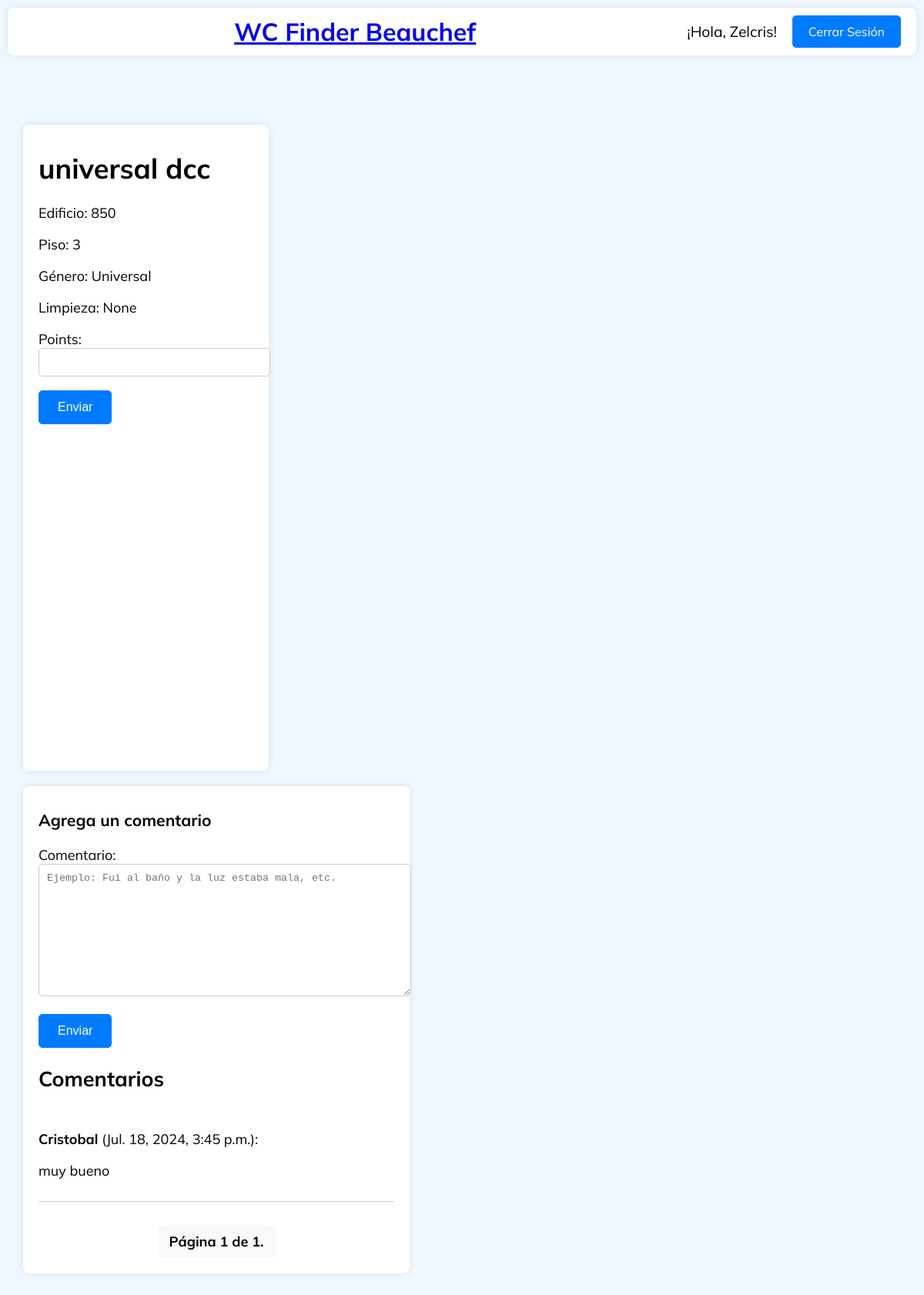
/bathroom2/3/ (signed in), run on the app's committed database.
### todoapp/models.py (models this page shows, shortened)
class User(AbstractUser):
  pronombres = [('La','La'),('El','El'), ('Le','Le'),('Otro','Otro')]
  pronombre = models.CharField(max_length=5,choices=pronombres)
  apodo = models.CharField(max_length=30)

class Bathroom(models.Model):
    GENDER_CHOICES = [
        ('mujer', 'Mujer'),
        ('hombre', 'Hombre'),
        ('universal', 'Universal'),
    ]
    BUILDS_CHOICES = [
        ('850', '850'),
        ('851', '851'),
    ]
    FLOOR_CHOICES = [
        ('-3', '-3'),
        ('-2', '-2'),
        ('-1', '-1'),
        ('1', '1'),
        ('2', '2'),
        ('3', '3'),
        ('4', '4'),
        ('5', '5'),
        ('6', '6'),
        ('7', '7'),
    ]
    name = models.CharField(max_length=100)
    building = models.CharField(max_length=3, choices=BUILDS_CHOICES)
    floor = models.CharField(max_length=2,choices=FLOOR_CHOICES)
    gender = models.CharField(max_length=10, choices=GENDER_CHOICES)
    description = models.CharField(max_length=300)
    image = models.ImageField(upload_to='bathroom_images/', blank=True, null=True)
    publicar = models.BooleanField(default=False)
    latitude = models.FloatField(null=True, blank=True)
    longitude = models.FloatField(null=True, blank=True)
    def average_cleaning_points(self):
        average = self.cleaning_reviews.aggregate(Avg('points'))['points__avg']
        return average

class Comment(models.Model):
    bathroom = models.ForeignKey(Bathroom, on_delete=models.CASCADE, related_name='comments')
    user = models.ForeignKey(User, on_delete=models.CASCADE)
    content = models.TextField()
    created_at = models.DateTimeField(auto_now_add=True)

### todoapp/views.py (the view)
# urls.py: path('bathroom2/<int:id>/', views.bathroom_detail2, name='bathroom_detail2'),
def bathroom_detail2(request, id):
    bathroom = Bathroom.objects.get(id=id)
    comments = bathroom.comments.all().order_by('-created_at')
    paginator = Paginator(comments, 5)  # 5 comentarios por página
    page_number = request.GET.get('page')
    page_obj = paginator.get_page(page_number)
    if request.method == 'POST':
        if request.user.is_authenticated:
            if "submit_comment" in request.POST:
                form = CommentForm(request.POST)
                if form.is_valid():
                    comment = form.save(commit=False)
                    comment.bathroom = bathroom
                    comment.user = request.user
                    comment.save()
                    messages.success(request, 'Comentario agregado correctamente.')
                    return redirect('bathroom_detail', id=bathroom.id)
            elif "submit_review" in request.POST:
                reviewForm= CleaningForm(request.POST)
                if reviewForm.is_valid():
                    review= reviewForm.save(commit=False)
                    review.bathroom= bathroom
                    review.user= request.user
                    review.save()
                    messages.success(request, 'Puntuación agregada correctamente.')
                    return redirect('bathroom_detail', id=bathroom.id)
            else:
                return redirect('bathroom_detail', id=bathroom.id)
        else:
            messages.error(request, 'Debes estar registrado para poder comentar.')
            return redirect('login')
    else:
        form = CommentForm()
        reviewForm = CleaningForm()
    m = folium.Map(location=[bathroom.latitude or -33.45767, bathroom.longitude or -70.66237], zoom_start=50, zoom_snap=0.5)
    if bathroom.latitude and bathroom.longitude:
        folium.Marker(
            [bathroom.latitude, bathroom.longitude],
            popup=f"{bathroom.building}, Piso {bathroom.floor}, {bathroom.gender}",
            icon=folium.Icon(color='blue', icon='restroom', prefix='fa')
        ).add_to(m)
    map_html = m._repr_html_()
    context = {
        'bathroom': bathroom,
        'map_html': map_html,
        'page_obj': page_obj,
        'form': form,
        'reviewForm': reviewForm
    }
    return render(request, 'todoapp/bathroom_detail2.html', context)

### todoapp/forms.py
class CommentForm(forms.ModelForm):
    class Meta:
        model = Comment
        fields = ['content']
        labels = {
            'content': 'Comentario',
        }
        widgets = {
            'content': forms.Textarea(attrs={'class': 'form-control', 'placeholder': 'Ejemplo: Fui al baño y la luz estaba mala, etc.'}),
        }

class CleaningForm(forms.ModelForm):
    class Meta:
        model = Cleaning
        fields = ['points']
        label ={
            'points':'puntos'
        }
        widgets = {'content': forms.NumberInput(attrs={
            'class': 'form-control',
            'min': 1,
            'max': 10
        })}

### todoapp/templates/todoapp/bathroom_detail2.html (shortened to what this page needs)
{% extends 'todoapp/navbar.html' %}
{% block extra_css %}
{% load static %}
    <link rel="stylesheet" type="text/css" href="{% static 'css/detail.css' %}">
{% endblock %}
{% block content %}
    <div class="window-container">
        <div class="details-map">
            <div class="details">
                <h1>{{ bathroom.name }}</h1>
                <p>Edificio: {{ bathroom.building }}</p>
                <p>Piso: {{ bathroom.floor }}</p>
                <p>Género: {{ bathroom.get_gender_display }}</p>
                <p>Limpieza: {{ bathroom.average_cleaning_points}}</p>
                {% if user.is_authenticated %}
                    <form method="post">
                        {{ reviewForm.as_p }}
                        <button type="submit" name="submit_review" class="submit-btn">Enviar</button>
                    </form>
                {% endif %}
            </div>
            <div id="map">
            </div>
        </div>
    </div>
    <div class="window-container">
        <div class="comments-section">
            <h3>Agrega un comentario</h3>
            <div class="comment-form">
                {% if user.is_authenticated %}
                    <form method="post">
                        {{ form.as_p }}
                        <button type="submit" name="submit_comment" class="submit-btn">Enviar</button>
                    </form>
                {% else %}
                    <p>Debes estar registrado para poder comentar. <a href="{% url 'login' %}">Iniciar sesión</a></p>
                {% endif %}
            </div>
            <h2>Comentarios</h2>
            {% for comment in page_obj %}
                <div class="comment">
                    <p><strong>{{ comment.user.username }}</strong> ({{ comment.created_at }}):</p>
                    <p>{{ comment.content }}</p>
                </div>
            {% endfor %}
            <div class="pagination">
                <span class="step-links">
                    <span class="current">
                        Página {{ page_obj.number }} de {{ page_obj.paginator.num_pages }}.
                    </span>
                </span>
            </div>
        </div>
    </div>
{% endblock %}

### todoapp/templates/todoapp/navbar.html (shortened to what this page needs)
{% load static %}
<!DOCTYPE html>
<html lang="es">
<head>
    {% block extra_css %}{% endblock %}
</head>
<body>
    <header class="window-container navbar">
        <div class="navbar-brand">
            <a href="{% url 'home' %}" class="card-link">
                <span class="app-title">WC Finder Beauchef</span>
            </a>
        </div>
        <div class="user-info">
            {% if user.is_authenticated %}
                <span class="username">¡Hola, {{ user.username }}!</span>
                <a href="{% url 'logout' %}" class="logout-btn">Cerrar Sesión</a>
            {% else %}
                <a href="{% url 'login' %}" class="logout-btn login-btn">Iniciar Sesión</a>
                <a href="{% url 'register_user' %}" class="logout-btn register-btn">Registrarse</a>
            {% endif %}
        </div>
    </header>
    <main class="container">
      {% block content %}
      {% endblock %}
    </main>
</body>
</html>

### todoapp/static/css/detail.css (style rules this page uses)
:root { --font-main: 'Mulish', sans-serif; --color-primary: #007bff; --color-primary-dark: #0056b3; --color-success: #28a745; --color-success-dark: #218838; --color-border: #ccc; --color-bg: #ffffff; --color-shadow: rgba(0, 0, 0, 0.1); --color-bg-light-gray: #f8f9fa; --color-aliceblue: #f0f8ff; }
body { font-family: var(--font-main); background-color: var(--color-aliceblue); margin: 0; padding: 0; font-size: 18px; }
.window-container { background-color: var(--color-bg); color: black; padding: 10px 20px; border-radius: 8px; box-shadow: 0px 0px 10px var(--color-shadow); margin: 10px; }
.navbar { background-color: var(--color-bg); color: black; padding: 10px 20px; display: flex; justify-content: space-between; align-items: center; border-radius: 8px; box-shadow: 0px 0px 10px var(--color-shadow); margin: 10px; }
.navbar-brand { font-size: 2rem; font-weight: bold; margin: 0; text-align: center; flex: 1; }
.user-info { display: flex; gap: 10px; align-items: center; }
.username { margin-right: 10px; font-size: 1.2rem; }
.logout-btn { color: white; text-decoration: none; padding: 10px 20px; font-size: 1rem; background-color: var(--color-primary); border: 1px solid var(--color-primary); border-radius: 5px; transition: background-color 0.3s ease, border-color 0.3s ease; }
form { margin-bottom: 20px; }
input[type="number"], textarea { width: 100%; padding: 10px; border: 1px solid var(--color-border); border-radius: 5px; }
textarea { resize: vertical; }
.container { display: flex; justify-content: space-between; margin: 10px; align-items: flex-start; }
.details-map { display: flex; flex-wrap: wrap; gap: 20px; }
.details { flex: 1 1 45%; }
#map { flex: 1 1 50%; height: 400px; }
.comments-section { margin-top: 20px; }
.comment { border-bottom: 1px solid var(--color-border); padding: 10px 0; }
.comment-form { margin-bottom: 20px; }
.pagination { text-align: center; margin-top: 20px; }
.pagination .step-links { display: inline-block; padding: 10px; border-radius: 8px; background-color: var(--color-bg-light-gray); }
.pagination .current { font-weight: bold; margin: 0 5px; }
.submit-btn { background-color: var(--color-primary); border: 1px solid var(--color-primary); color: white; padding: 12px 24px; font-size: 1rem; border-radius: 5px; text-align: center; display: inline-block; transition: background-color 0.3s ease, border-color 0.3s ease; text-decoration: none; }

### todoapp/templates/todoapp/bathroom_detail2.html (style rules this page uses)
body { font-family: 'Mulish', sans-serif; margin: 0; padding: 0; }
.container { display: flex; flex-direction: column; padding: 20px; max-width: 1200px; margin: 0 auto; margin-top: 60px; }
.details-map { display: flex; flex-wrap: wrap; gap: 20px; }
.details { flex: 1 1 45%; }
#map { flex: 1 1 50%; height: 400px; }
.comments-section { margin-top: 20px; }
.comment { border-bottom: 1px solid #ccc; padding: 10px 0; }
.comment-form { margin-bottom: 20px; }
.pagination { display: flex; justify-content: center; padding: 10px 0; }

### data on the page
User: username "Zelcris"
Bathroom: name "universal dcc", building "850", floor "3", gender "Universal", average_cleaning_points "None"
Comment: user.username "Cristobal", created_at "Jul. 18, 2024, 3:45 p.m.", content "muy bueno"

### other printed values
{{ page_obj.number }} "1"
{{ page_obj.paginator.num_pages }} "1"
